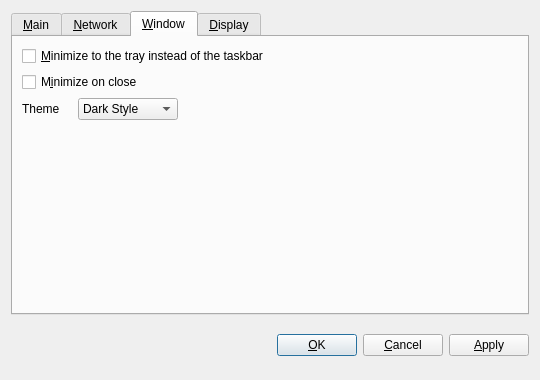
<?xml version="1.0" encoding="UTF-8"?>
<ui version="4.0">
 <class>OptionsDialog</class>
 <widget class="QDialog" name="OptionsDialog">
  <property name="geometry">
   <rect>
    <x>0</x>
    <y>0</y>
    <width>540</width>
    <height>380</height>
   </rect>
  </property>
  <property name="windowTitle">
   <string>Options</string>
  </property>
  <property name="modal">
   <bool>true</bool>
  </property>
  <layout class="QVBoxLayout" name="verticalLayout">
   <item>
    <widget class="QTabWidget" name="tabWidget">
     <property name="tabPosition">
      <enum>QTabWidget::North</enum>
     </property>
     <property name="currentIndex">
      <number>2</number>
     </property>
     <widget class="QWidget" name="tabMain">
      <attribute name="title">
       <string>&amp;Main</string>
      </attribute>
      <layout class="QVBoxLayout" name="verticalLayout_Main">
       <item>
        <widget class="QLabel" name="transactionFeeInfoLabel">
         <property name="text">
          <string>Optional transaction fee per kB that helps make sure your transactions are processed quickly. Most transactions are 1 kB. Fee 0.01 recommended.</string>
         </property>
         <property name="textFormat">
          <enum>Qt::PlainText</enum>
         </property>
         <property name="wordWrap">
          <bool>true</bool>
         </property>
        </widget>
       </item>
       <item>
        <layout class="QHBoxLayout" name="horizontalLayoutFee">
         <item>
          <widget class="QLabel" name="transactionFeeLabel">
           <property name="text">
            <string>Pay transaction &amp;fee</string>
           </property>
           <property name="textFormat">
            <enum>Qt::PlainText</enum>
           </property>
           <property name="buddy">
            <cstring>transactionFee</cstring>
           </property>
          </widget>
         </item>
         <item>
          <widget class="BitcoinAmountField" name="transactionFee"/>
         </item>
         <item>
          <spacer name="horizontalSpacerFee">
           <property name="orientation">
            <enum>Qt::Horizontal</enum>
           </property>
           <property name="sizeHint" stdset="0">
            <size>
             <width>40</width>
             <height>20</height>
            </size>
           </property>
          </spacer>
         </item>
        </layout>
       </item>
       <item>
        <widget class="QLabel" name="reserveBalanceInfoLabel">
         <property name="text">
          <string>Reserved amount does not participate in staking and is therefore spendable at any time.</string>
         </property>
         <property name="textFormat">
          <enum>Qt::PlainText</enum>
         </property>
         <property name="wordWrap">
          <bool>true</bool>
         </property>
        </widget>
       </item>
       <item>
        <layout class="QHBoxLayout" name="horizontalLayoutReserveBalance">
         <item>
          <widget class="QLabel" name="reserveBalanceLabel">
           <property name="text">
            <string>Reserve</string>
           </property>
           <property name="textFormat">
            <enum>Qt::PlainText</enum>
           </property>
           <property name="buddy">
            <cstring>reserveBalance</cstring>
           </property>
          </widget>
         </item>
         <item>
          <widget class="BitcoinAmountField" name="reserveBalance"/>
         </item>
         <item>
          <spacer name="horizontalSpacerReserveBalance">
           <property name="orientation">
            <enum>Qt::Horizontal</enum>
           </property>
           <property name="sizeHint" stdset="0">
            <size>
             <width>40</width>
             <height>20</height>
            </size>
           </property>
          </spacer>
         </item>
        </layout>
       </item>
       <item>
        <widget class="QCheckBox" name="bitcoinAtStartup">
         <property name="toolTip">
          <string>Automatically start T-Coin after logging in to the system.</string>
         </property>
         <property name="text">
          <string>&amp;Start T-Coin on system login</string>
         </property>
        </widget>
       </item>
       <item>
        <widget class="QCheckBox" name="detachDatabases">
         <property name="toolTip">
          <string>Detach block and address databases at shutdown. This means they can be moved to another data directory, but it slows down shutdown. The wallet is always detached.</string>
         </property>
         <property name="text">
          <string>&amp;Detach databases at shutdown</string>
         </property>
        </widget>
       </item>
       <item>
        <spacer name="verticalSpacer_Main">
         <property name="orientation">
          <enum>Qt::Vertical</enum>
         </property>
         <property name="sizeHint" stdset="0">
          <size>
           <width>20</width>
           <height>40</height>
          </size>
         </property>
        </spacer>
       </item>
      </layout>
     </widget>
     <widget class="QWidget" name="tabNetwork">
      <attribute name="title">
       <string>&amp;Network</string>
      </attribute>
      <layout class="QVBoxLayout" name="verticalLayout_Network">
       <item>
        <widget class="QCheckBox" name="mapPortUpnp">
         <property name="toolTip">
          <string>Automatically open the T-Coin client port on the router. This only works when your router supports UPnP and it is enabled.</string>
         </property>
         <property name="text">
          <string>Map port using &amp;UPnP</string>
         </property>
        </widget>
       </item>
       <item>
        <widget class="QCheckBox" name="connectSocks">
         <property name="toolTip">
          <string>Connect to the T-Coin network through a SOCKS proxy (e.g. when connecting through Tor).</string>
         </property>
         <property name="text">
          <string>&amp;Connect through SOCKS proxy:</string>
         </property>
        </widget>
       </item>
       <item>
        <layout class="QHBoxLayout" name="horizontalLayout_Network">
         <item>
          <widget class="QLabel" name="proxyIpLabel">
           <property name="text">
            <string>Proxy &amp;IP:</string>
           </property>
           <property name="textFormat">
            <enum>Qt::PlainText</enum>
           </property>
           <property name="buddy">
            <cstring>proxyIp</cstring>
           </property>
          </widget>
         </item>
         <item>
          <widget class="QValidatedLineEdit" name="proxyIp">
           <property name="maximumSize">
            <size>
             <width>140</width>
             <height>16777215</height>
            </size>
           </property>
           <property name="toolTip">
            <string>IP address of the proxy (e.g. 127.0.0.1)</string>
           </property>
          </widget>
         </item>
         <item>
          <widget class="QLabel" name="proxyPortLabel">
           <property name="text">
            <string>&amp;Port:</string>
           </property>
           <property name="textFormat">
            <enum>Qt::PlainText</enum>
           </property>
           <property name="buddy">
            <cstring>proxyPort</cstring>
           </property>
          </widget>
         </item>
         <item>
          <widget class="QLineEdit" name="proxyPort">
           <property name="maximumSize">
            <size>
             <width>55</width>
             <height>16777215</height>
            </size>
           </property>
           <property name="toolTip">
            <string>Port of the proxy (e.g. 9050)</string>
           </property>
          </widget>
         </item>
         <item>
          <widget class="QLabel" name="socksVersionLabel">
           <property name="text">
            <string>SOCKS &amp;Version:</string>
           </property>
           <property name="textFormat">
            <enum>Qt::PlainText</enum>
           </property>
           <property name="buddy">
            <cstring>socksVersion</cstring>
           </property>
          </widget>
         </item>
         <item>
          <widget class="QValueComboBox" name="socksVersion">
           <property name="toolTip">
            <string>SOCKS version of the proxy (e.g. 5)</string>
           </property>
          </widget>
         </item>
         <item>
          <spacer name="horizontalSpacer_Network">
           <property name="orientation">
            <enum>Qt::Horizontal</enum>
           </property>
           <property name="sizeHint" stdset="0">
            <size>
             <width>40</width>
             <height>20</height>
            </size>
           </property>
          </spacer>
         </item>
        </layout>
       </item>
       <item>
        <spacer name="verticalSpacer_Network">
         <property name="orientation">
          <enum>Qt::Vertical</enum>
         </property>
         <property name="sizeHint" stdset="0">
          <size>
           <width>20</width>
           <height>40</height>
          </size>
         </property>
        </spacer>
       </item>
      </layout>
     </widget>
     <widget class="QWidget" name="tabWindow">
      <attribute name="title">
       <string>&amp;Window</string>
      </attribute>
      <layout class="QGridLayout" name="gridLayout">
       <item row="2" column="0">
        <widget class="QLabel" name="label">
         <property name="maximumSize">
          <size>
           <width>50</width>
           <height>50</height>
          </size>
         </property>
         <property name="text">
          <string>Theme</string>
         </property>
        </widget>
       </item>
       <item row="1" column="0" colspan="2">
        <widget class="QCheckBox" name="minimizeOnClose">
         <property name="toolTip">
          <string>Minimize instead of exit the application when the window is closed. When this option is enabled, the application will be closed only after selecting Quit in the menu.</string>
         </property>
         <property name="text">
          <string>M&amp;inimize on close</string>
         </property>
        </widget>
       </item>
       <item row="2" column="1">
        <widget class="QValueComboBox" name="comboBoxThemes">
         <property name="maximumSize">
          <size>
           <width>100</width>
           <height>23</height>
          </size>
         </property>
         <item>
          <property name="text">
           <string>Dark Style</string>
          </property>
         </item>
         <item>
          <property name="text">
           <string>Light Style</string>
          </property>
         </item>
        </widget>
       </item>
       <item row="0" column="0" colspan="3">
        <widget class="QCheckBox" name="minimizeToTray">
         <property name="toolTip">
          <string>Show only a tray icon after minimizing the window.</string>
         </property>
         <property name="text">
          <string>&amp;Minimize to the tray instead of the taskbar</string>
         </property>
        </widget>
       </item>
       <item row="3" column="0" colspan="3">
        <spacer name="verticalSpacer_Window">
         <property name="orientation">
          <enum>Qt::Vertical</enum>
         </property>
         <property name="sizeHint" stdset="0">
          <size>
           <width>20</width>
           <height>20</height>
          </size>
         </property>
        </spacer>
       </item>
      </layout>
     </widget>
     <widget class="QWidget" name="tabDisplay">
      <attribute name="title">
       <string>&amp;Display</string>
      </attribute>
      <layout class="QVBoxLayout" name="verticalLayout_Display">
       <item>
        <layout class="QHBoxLayout" name="horizontalLayout_1_Display">
         <item>
          <widget class="QLabel" name="langLabel">
           <property name="text">
            <string>User Interface &amp;language:</string>
           </property>
           <property name="textFormat">
            <enum>Qt::PlainText</enum>
           </property>
           <property name="buddy">
            <cstring>lang</cstring>
           </property>
          </widget>
         </item>
         <item>
          <widget class="QValueComboBox" name="lang">
           <property name="toolTip">
            <string>The user interface language can be set here. This setting will take effect after restarting T-Coin.</string>
           </property>
          </widget>
         </item>
        </layout>
       </item>
       <item>
        <layout class="QHBoxLayout" name="horizontalLayout_2_Display">
         <item>
          <widget class="QLabel" name="unitLabel">
           <property name="text">
            <string>&amp;Unit to show amounts in:</string>
           </property>
           <property name="textFormat">
            <enum>Qt::PlainText</enum>
           </property>
           <property name="buddy">
            <cstring>unit</cstring>
           </property>
          </widget>
         </item>
         <item>
          <widget class="QValueComboBox" name="unit">
           <property name="toolTip">
            <string>Choose the default subdivision unit to show in the interface and when sending coins.</string>
           </property>
          </widget>
         </item>
        </layout>
       </item>
       <item>
        <widget class="QCheckBox" name="displayAddresses">
         <property name="toolTip">
          <string>Whether to show T-Coin addresses in the transaction list or not.</string>
         </property>
         <property name="text">
          <string>&amp;Display addresses in transaction list</string>
         </property>
        </widget>
       </item>
       <item>
        <widget class="QCheckBox" name="coinControlFeatures">
         <property name="toolTip">
          <string>Whether to show coin control features or not.</string>
         </property>
         <property name="text">
          <string>Display coin &amp;control features (experts only!)</string>
         </property>
        </widget>
       </item>
       <item>
        <spacer name="verticalSpacer_Display">
         <property name="orientation">
          <enum>Qt::Vertical</enum>
         </property>
         <property name="sizeHint" stdset="0">
          <size>
           <width>20</width>
           <height>40</height>
          </size>
         </property>
        </spacer>
       </item>
      </layout>
     </widget>
    </widget>
   </item>
   <item>
    <layout class="QHBoxLayout" name="horizontalLayout_Buttons">
     <item>
      <spacer name="horizontalSpacer_1">
       <property name="orientation">
        <enum>Qt::Horizontal</enum>
       </property>
       <property name="sizeHint" stdset="0">
        <size>
         <width>40</width>
         <height>48</height>
        </size>
       </property>
      </spacer>
     </item>
     <item>
      <widget class="QLabel" name="statusLabel">
       <property name="font">
        <font>
         <weight>75</weight>
         <bold>true</bold>
        </font>
       </property>
       <property name="text">
        <string/>
       </property>
       <property name="textFormat">
        <enum>Qt::PlainText</enum>
       </property>
       <property name="wordWrap">
        <bool>true</bool>
       </property>
      </widget>
     </item>
     <item>
      <spacer name="horizontalSpacer_2">
       <property name="orientation">
        <enum>Qt::Horizontal</enum>
       </property>
       <property name="sizeHint" stdset="0">
        <size>
         <width>40</width>
         <height>48</height>
        </size>
       </property>
      </spacer>
     </item>
     <item>
      <widget class="QPushButton" name="okButton">
       <property name="text">
        <string>&amp;OK</string>
       </property>
      </widget>
     </item>
     <item>
      <widget class="QPushButton" name="cancelButton">
       <property name="text">
        <string>&amp;Cancel</string>
       </property>
       <property name="autoDefault">
        <bool>false</bool>
       </property>
      </widget>
     </item>
     <item>
      <widget class="QPushButton" name="applyButton">
       <property name="text">
        <string>&amp;Apply</string>
       </property>
       <property name="autoDefault">
        <bool>false</bool>
       </property>
      </widget>
     </item>
    </layout>
   </item>
  </layout>
 </widget>
 <customwidgets>
  <customwidget>
   <class>QValidatedLineEdit</class>
   <extends>QLineEdit</extends>
   <header>qvalidatedlineedit.h</header>
  </customwidget>
  <customwidget>
   <class>BitcoinAmountField</class>
   <extends>QLineEdit</extends>
   <header>bitcoinamountfield.h</header>
   <container>1</container>
  </customwidget>
  <customwidget>
   <class>QValueComboBox</class>
   <extends>QComboBox</extends>
   <header>qvaluecombobox.h</header>
  </customwidget>
 </customwidgets>
 <resources/>
 <connections/>
</ui>
